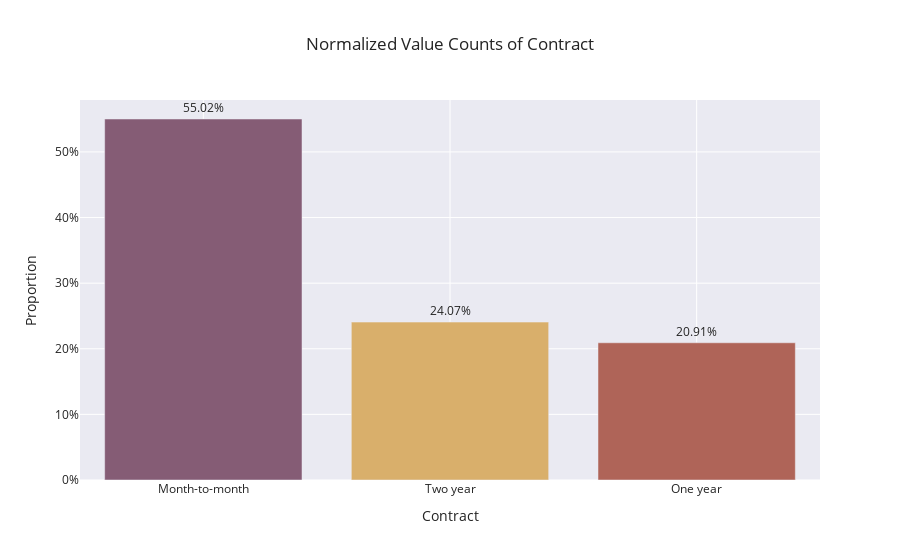

Notebook code cell kept with this figure:
### Code cell
# Rename columns for clarity
contract_count.columns = ['Contract', 'Percentage']

# Create a bar chart
fig = px.bar(
    contract_count,
    x='Contract',
    y='Percentage',
    title='Normalized Value Counts of Contract',
    text='Percentage',
    labels={'Percentage': 'Proportion'},
    color='Contract',
    color_discrete_sequence=px.colors.qualitative.Antique
)

# Update layout for better readability
fig.update_traces(texttemplate='%{text:.2%}', textposition='outside')
fig.update_layout(
    yaxis_tickformat=".0%",
    xaxis_title="Contract",
    yaxis_title="Proportion",
    template="ggplot2+seaborn",
    showlegend=False

)

fig.show()

### Figure 1 — Plotly figure (JSON) as saved in the notebook; plotly's stock layout.template omitted (floating-point values rounded to 4 significant figures)
{"data": [{"alignmentgroup": "True", "hovertemplate": "Contract=%{x}<br>Proportion=%{text}<extra></extra>", "legendgroup": "Month-to-month", "marker": {"color": "rgb(133, 92, 117)", "pattern": {"shape": ""}}, "name": "Month-to-month", "offsetgroup": "Month-to-month", "orientation": "v", "showlegend": true, "text": [0.5502], "textposition": "outside", "texttemplate": "%{text:.2%}", "type": "bar", "x": ["Month-to-month"], "xaxis": "x", "y": [0.5502], "yaxis": "y"}, {"alignmentgroup": "True", "hovertemplate": "Contract=%{x}<br>Proportion=%{text}<extra></extra>", "legendgroup": "Two year", "marker": {"color": "rgb(217, 175, 107)", "pattern": {"shape": ""}}, "name": "Two year", "offsetgroup": "Two year", "orientation": "v", "showlegend": true, "text": [0.2407], "textposition": "outside", "texttemplate": "%{text:.2%}", "type": "bar", "x": ["Two year"], "xaxis": "x", "y": [0.2407], "yaxis": "y"}, {"alignmentgroup": "True", "hovertemplate": "Contract=%{x}<br>Proportion=%{text}<extra></extra>", "legendgroup": "One year", "marker": {"color": "rgb(175, 100, 88)", "pattern": {"shape": ""}}, "name": "One year", "offsetgroup": "One year", "orientation": "v", "showlegend": true, "text": [0.2091], "textposition": "outside", "texttemplate": "%{text:.2%}", "type": "bar", "x": ["One year"], "xaxis": "x", "y": [0.2091], "yaxis": "y"}], "layout": {"barmode": "relative", "legend": {"title": {"text": "Contract"}, "tracegroupgap": 0}, "showlegend": false, "title": {"text": "Normalized Value Counts of Contract"}, "xaxis": {"anchor": "y", "categoryarray": ["Month-to-month", "Two year", "One year"], "categoryorder": "array", "domain": [0, 1], "title": {"text": "Contract"}}, "yaxis": {"anchor": "x", "domain": [0, 1], "tickformat": ".0%", "title": {"text": "Proportion"}}}}
